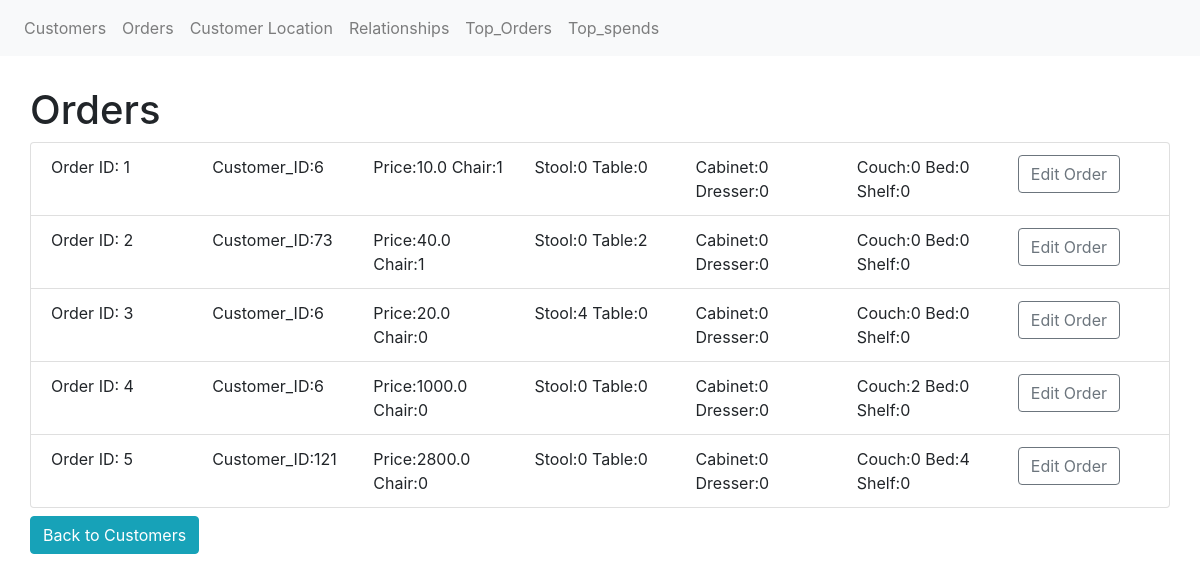
The page /orders on the database its author committed.
### app/models.py (models this page shows, shortened)
class Order(db.Model):
    __tablename__ = 'Order'
    order_id = db.Column(db.Integer, primary_key=True)
    date = db.Column(db.Date)
    customer_id = db.Column(db.Integer, db.ForeignKey('Customer.customer_id'), nullable=False)
    price = db.Column(db.Float)
    chair = db.Column(db.Integer)
    stool = db.Column(db.Integer)
    table = db.Column(db.Integer)
    cabinet = db.Column(db.Integer)
    dresser = db.Column(db.Integer)
    couch = db.Column(db.Integer)
    bed = db.Column(db.Integer)
    shelf = db.Column(db.Integer)

### app/routes.py (the view)
@app.route('/orders')
def orders():
    orders = Order.query.all()
    return render_template('orders.html', orders=orders)

### app/templates/orders.html (shortened to what this page needs)
{% extends "base.html" %}
{% block content %}
    <h1>Orders</h1>
        <ul class="list-group">
            {%for order in orders%}
                <li class="list-group-item">
                    <div class="row justify-content-start">
                        <div class="col">Order ID: {{order.order_id}} </div>
                        <div class="col">Customer_ID:{{order.customer_id}} </div>
                        <div class="col">Price:{{order.price}}  Chair:{{order.chair}} </div>
                        <div class="col">Stool:{{order.stool}}  Table:{{order.table}} </div>
                        <div class="col">Cabinet:{{order.cabinet}}  Dresser:{{order.dresser}} </div>
                        <div class="col">Couch:{{order.couch}}  Bed:{{order.bed}}  Shelf:{{order.shelf}} </div>
                        <div class="col"><a href="{{ url_for('edit_order', order_id=order.order_id) }}" class="btn btn-outline-secondary">Edit Order</a></div>
                    </div>
                </li>
            {% endfor %}
        </ul>
        <a href="{{ url_for('index') }}" class="btn btn-info mt-2">Back to Customers</a>
{% endblock %}

### rows shown on the page
Order: order_id "1", customer_id "6", price "10.0", chair "1", stool "0", table "0", cabinet "0", dresser "0", couch "0", bed "0", shelf "0"
Order: order_id "2", customer_id "73", price "40.0", chair "1", stool "0", table "2", cabinet "0", dresser "0", couch "0", bed "0", shelf "0"
Order: order_id "3", customer_id "6", price "20.0", chair "0", stool "4", table "0", cabinet "0", dresser "0", couch "0", bed "0", shelf "0"
Order: order_id "4", customer_id "6", price "1000.0", chair "0", stool "0", table "0", cabinet "0", dresser "0", couch "2", bed "0", shelf "0"
Order: order_id "5", customer_id "121", price "2800.0", chair "0", stool "0", table "0", cabinet "0", dresser "0", couch "0", bed "4", shelf "0"
